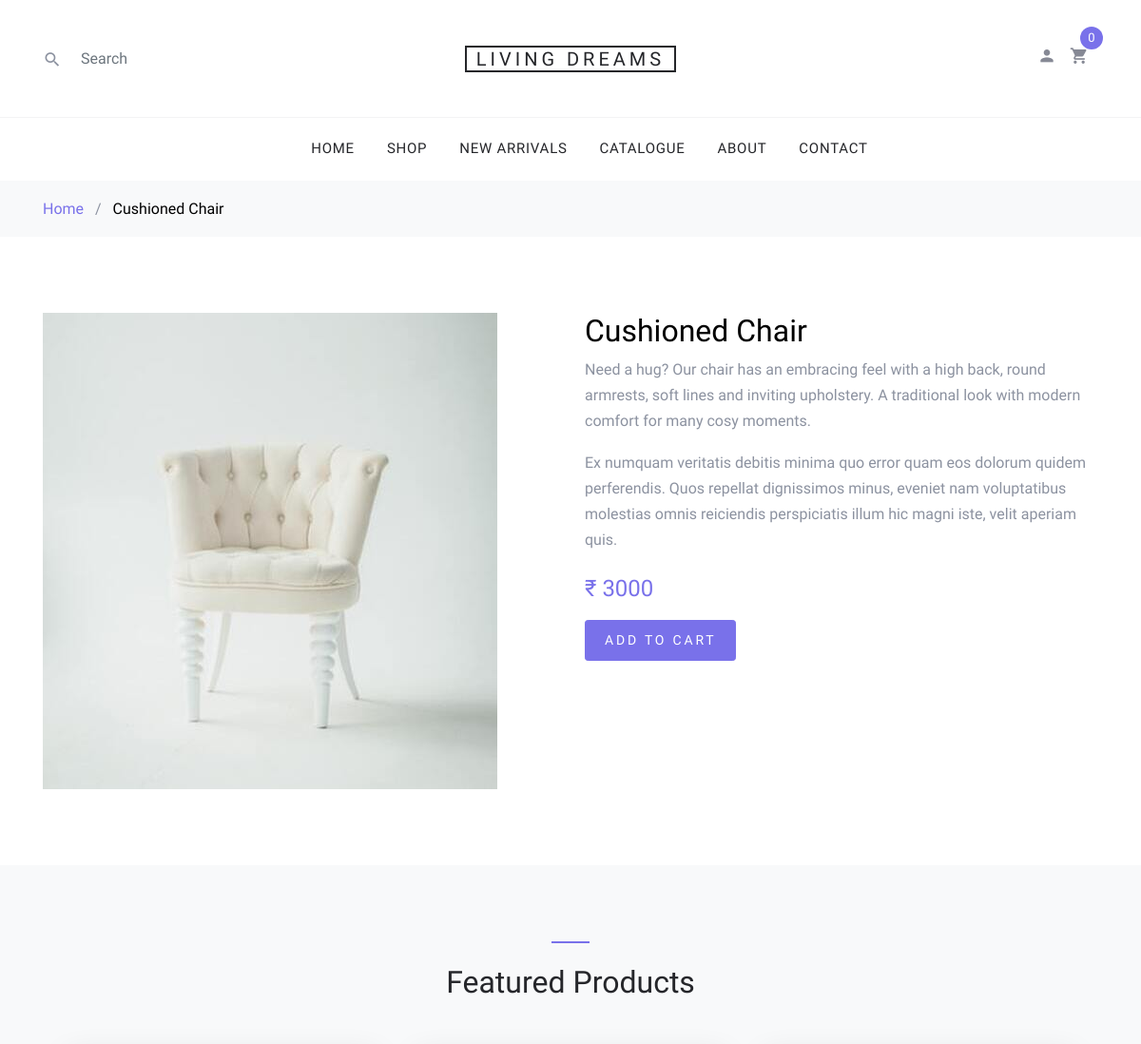
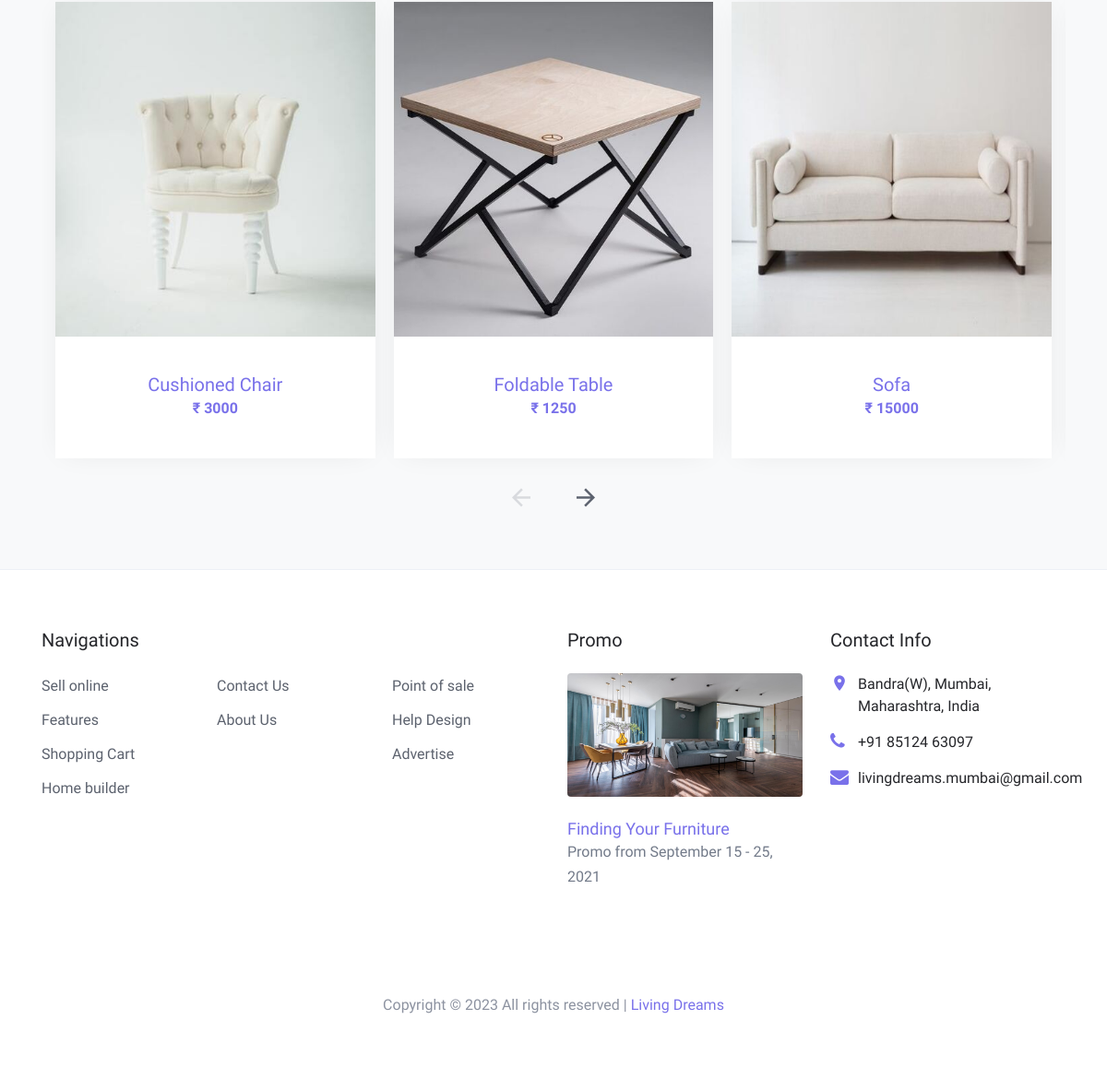
Page /details/1/ on the committed database (2 pictures, top to bottom).
### shop/models.py (models this page shows, shortened)
class Product(models.Model):
    COLLECTIONS = {
        ('LR', 'LivingRoom'),
        ('BR', 'BedRoom'),
        ('K', 'Kitchen'),
        ('NA', 'New-Arrivals')
    }
    product_image = models.ImageField(upload_to='images')
    product_name = models.CharField(max_length=50)
    product_desc = models.CharField(max_length=1000)
    product_price = models.IntegerField()
    product_collection = MultiSelectField(choices=COLLECTIONS)

### shop/views.py (the view)
# urls.py: path('details/<int:id>/', views.DetailsPage, name='Details'),
def DetailsPage(request, id):
    product = Product.objects.get(pk = id)
    items = Product.objects.all()
    return render(request, 'details.html', {'product': product, 'items': items})

### cart/context_processors.py (called while the page is built)
def counter(request):
    cart_count = 0
    if 'admin' in request.path:
        return {}
    else:
        try:
            cart = Cart.objects.filter(cart_id=_cart_id(request))
            cart_items = Cartitem.objects.all().filter(cart=cart[:1])
            for cart_item in cart_items:
                cart_count += cart_item.quantity
        except Cart.DoesNotExist:
            cart_count = 0
    return dict(cart_count=cart_count)

### cart/views.py (called while the page is built)
def _cart_id(request):
    cart = request.session.session_key
    if not cart:
        cart = request.session.create()
    return cart

### templates/details.html
{% extends 'base.html' %}
{% load static %}
{% block body %}
<div class="bg-light py-3">
	<div class="container">
		<div class="row">
			<div class="col-md-12 mb-0"><a href="{% url 'Home' %}">Home</a> <span class="mx-2 mb-0">/</span> <strong
					class="text-black">{{ product.product_name }}</strong></div>
		</div>
	</div>
</div>
{% if product %}
<div class="site-section">
	<div class="container">
		<div class="row">
			<div class="col-md-6">
				<img src="{{ product.product_image.url }}" alt="Image" class="img-fluid">
			</div>
			<div class="col-md-6">
				<h2 class="text-black">{{ product.product_name }}</h2>
				<p>{{ product.product_desc }}</p>
				<p class="mb-4">Ex numquam veritatis debitis minima quo error quam eos dolorum quidem perferendis. Quos
					repellat dignissimos minus, eveniet nam voluptatibus molestias omnis reiciendis perspiciatis illum
					hic magni iste, velit aperiam quis.</p>
				<p><strong class="text-primary h4">₹ {{ product.product_price }}</strong></p>
				<p><a href="{% url 'add_cart' product.id %}" class="buy-now btn btn-sm btn-primary">Add To Cart</a></p>
			</div>
		</div>
	</div>
</div>
{% endif %}
<div class="site-section block-3 site-blocks-2 bg-light">
	<div class="container">
		<div class="row justify-content-center">
			<div class="col-md-7 site-section-heading text-center pt-4">
				<h2>Featured Products</h2>
			</div>
		</div>
		<div class="row">
			<div class="col-md-12">
				<div class="nonloop-block-3 owl-carousel">
					{% for i in items %}
					<div class="item">
						<div class="block-4 text-center">
							<figure class="block-4-image">
								<img src="{{ i.product_image.url }}" alt="Image placeholder" class="img-fluid">
							</figure>
							<div class="block-4-text p-4">
								<h3><a href="{% url 'Details' i.id %}">{{ i.product_name }}</a></h3>
								<p class="text-primary font-weight-bold">₹ {{ i.product_price }}</p>
							</div>
						</div>
					</div>
					{% endfor %}
				</div>
			</div>
		</div>
	</div>
</div>
{% endblock body %}

### static/css/style.css (style rules this page uses)
body { line-height: 1.7; color: #8c92a0; font-weight: 300; font-size: 16px; }
a { -webkit-transition: .3s all ease; -o-transition: .3s all ease; transition: .3s all ease; }
.text-black { color: #000; }
.btn { text-transform: uppercase; position: relative; -webkit-transition: 0.2s all ease-in-out !important; -o-transition: 0.2s all ease-in-out !important; transition: 0.2s all ease-in-out !important; top: 0; letter-spacing: .05em; }
.btn.btn-sm { font-size: 14px !important; padding: 10px 20px !important; }
.btn.btn-primary { font-size: 17px; font-weight: 300; letter-spacing: .2em; }
.site-section { padding: 2.5em 0; }
@media (min-width: 768px) { .site-section { padding: 5em 0; } }
.site-section-heading { font-size: 30px; color: #25262a; position: relative; }
.site-section-heading:before { content: ""; left: 0%; top: 0; position: absolute; width: 40px; height: 2px; background: #7971ea; }
.site-section-heading.text-center:before { content: ""; left: 50%; top: 0; -webkit-transform: translateX(-50%); -ms-transform: translateX(-50%); transform: translateX(-50%); position: absolute; width: 40px; height: 2px; background: #7971ea; }
.block-4 { -webkit-box-shadow: 0 0 30px -10px rgba(0, 0, 0, 0.1); box-shadow: 0 0 30px -10px rgba(0, 0, 0, 0.1); background: #fff; }
.block-4 .block-4-text h3 { font-size: 20px; margin-bottom: 0; }
.block-4 .block-4-text h3 a { text-decoration: none; }

### rows in the picture
Product: product_name "Cushioned Chair", product_image (picture), product_desc "Need a hug? Our chair has an embracing feel with a high back, round armrests, soft lines and inviting upholstery. A traditional look with modern comfort for many cosy moments.", product_price "3000"
Product: product_image (picture), product_name "Foldable Table", product_price "1250"
Product: product_image (picture), product_name "Sofa", product_price "15000"

### other values in the picture
{{ cart_count }} "0"
